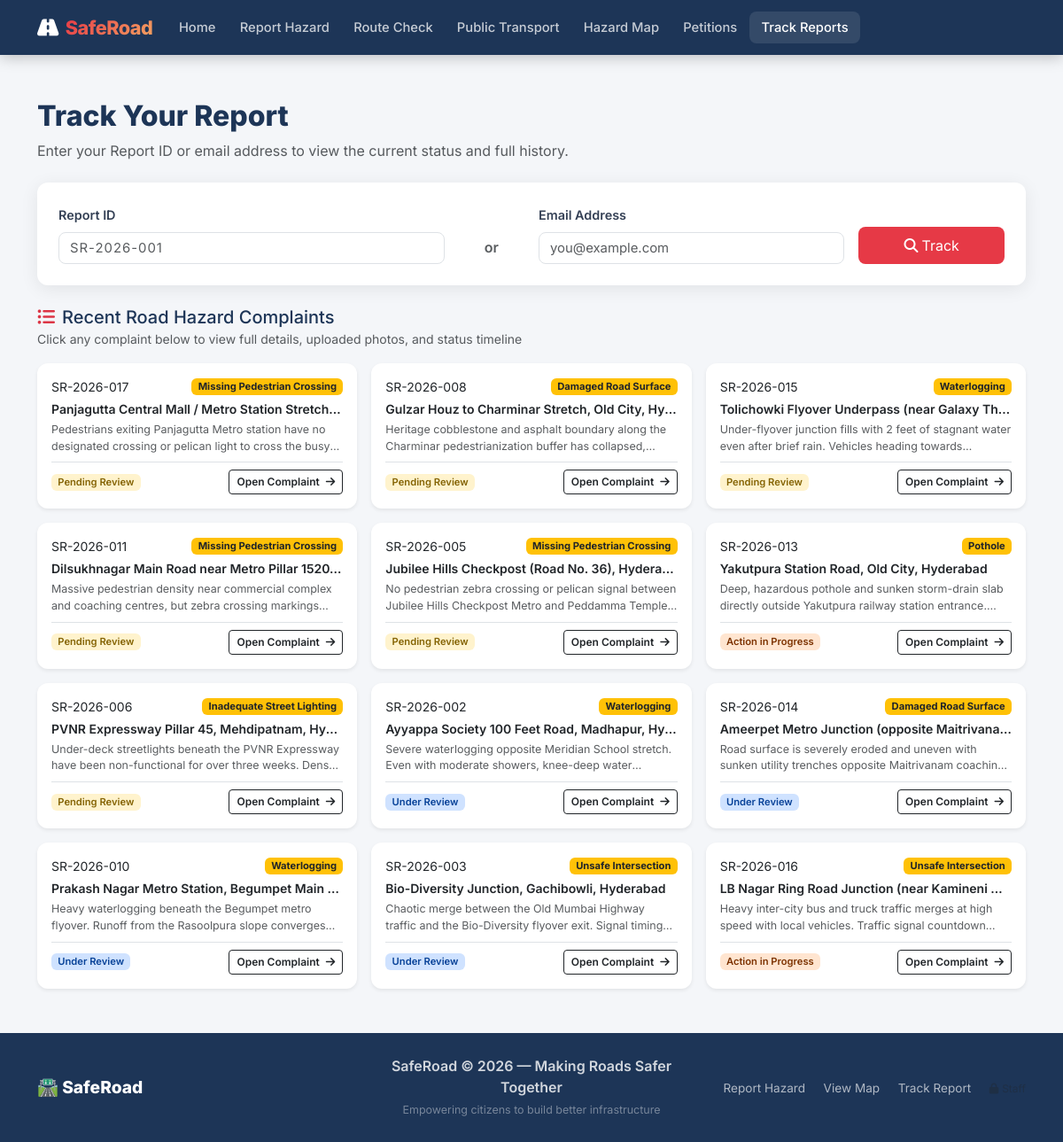
The page /track-report on the database as committed earlier.
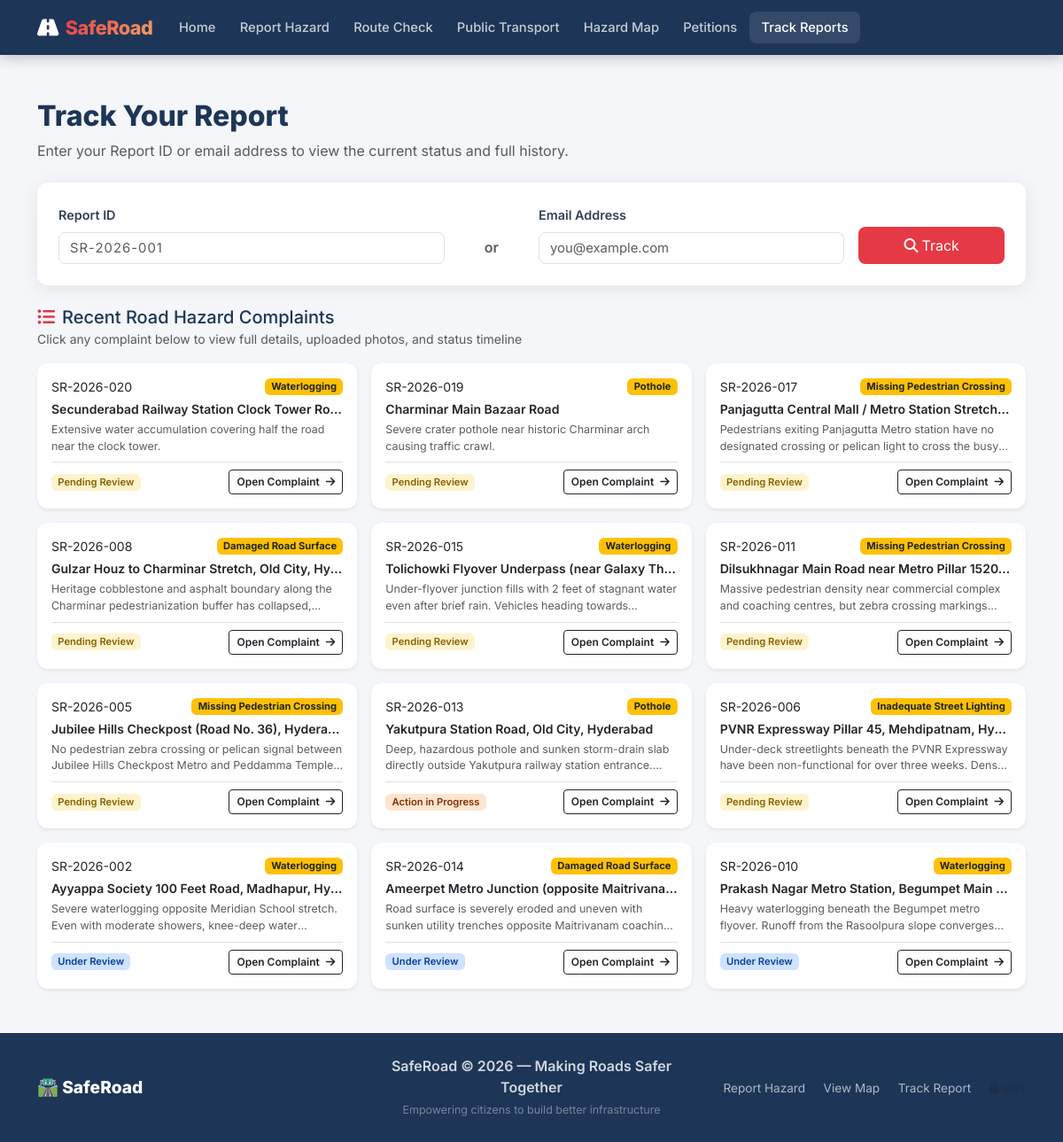
The same page on the database as committed later.
### models.py (models this page shows, shortened)
class Report(db.Model):
    __tablename__ = 'reports'
    id              = db.Column(db.Integer, primary_key=True)
    report_id       = db.Column(db.String(20), unique=True, nullable=False)
    category        = db.Column(db.String(50), nullable=False)
    location_name   = db.Column(db.String(255), nullable=False)
    lat             = db.Column(db.Float, nullable=True)
    lng             = db.Column(db.Float, nullable=True)
    zone_id         = db.Column(db.String(50), nullable=True, default='serilingampally')
    zone_name       = db.Column(db.String(100), nullable=True, default='Serilingampally Zone (West)')
    assigned_officer = db.Column(db.String(150), nullable=True, default='Er. K. V. Rao (Circle Engineer)')
    description     = db.Column(db.Text, nullable=False)
    severity        = db.Column(db.Integer, nullable=False)    # 1 (low) – 5 (extreme)
    image_path      = db.Column(db.String(255), nullable=True) # relative path under static/
    status          = db.Column(db.String(50), default='Pending Review')
    priority_score  = db.Column(db.Integer, default=0)
    priority_level  = db.Column(db.String(10), default='Low')  # Low / Medium / High
    submitter_name  = db.Column(db.String(100), nullable=False)
    submitter_email = db.Column(db.String(150), nullable=False)
    created_at      = db.Column(db.DateTime, default=datetime.utcnow)
    updated_at      = db.Column(db.DateTime, default=datetime.utcnow,
                                onupdate=datetime.utcnow)
    resolution_note = db.Column(db.Text, nullable=True)
    status_history  = db.relationship(
        'StatusHistory', backref='report', lazy=True,
        cascade='all, delete-orphan'
    )
    confirmations   = db.relationship(
        'Confirmation', backref='report', lazy=True,
        cascade='all, delete-orphan'
    )
    @property
    def category_label(self) -> str:
        return dict(HAZARD_CATEGORIES).get(self.category, self.category)

### app.py (the view)
    @app.route('/my-reports')
    @app.route('/my_reports')
    @app.route('/track')
    @app.route('/track-report')
    def my_reports():
        recent_reports = Report.query.order_by(Report.created_at.desc()).limit(12).all()
        return render_template('my_reports.html', recent_reports=recent_reports)

### templates/my_reports.html (shortened to what this page needs)
{% extends "base.html" %}
{% block content %}
<section class="track-page">
  <div class="container-xl">
    <div class="mb-4">
      <h1 class="section-title">Track Your Report</h1>
      <p class="text-muted">Enter your Report ID or email address to view the current status and full history.</p>
    </div>
    <div class="track-search-card card mb-4">
      <div class="card-body p-4">
        <div class="row g-3 align-items-end">
          <div class="col-sm-5">
            <label class="form-label fw-600" for="trackReportId">Report ID</label>
            <input type="text" id="trackReportId" class="form-control"
                   placeholder="SR-2026-001" style="letter-spacing:1px;">
          </div>
          <div class="col-sm-1 text-center d-none d-sm-block">
            <span class="text-muted fw-600" style="line-height:38px;">or</span>
          </div>
          <div class="col-sm-4">
            <label class="form-label fw-600" for="trackEmail">Email Address</label>
            <input type="email" id="trackEmail" class="form-control" placeholder="you@example.com">
          </div>
          <div class="col-sm-2">
            <button id="trackBtn" class="btn w-100 fw-700 py-2"
                    style="background:var(--primary);color:#fff;border-radius:8px;">
              <i class="fa fa-magnifying-glass me-1"></i>Track
            </button>
          </div>
        </div>
      </div>
    </div>
    {% if recent_reports %}
    <div id="recentComplaintsDirectory" class="mt-4">
      <div class="d-flex justify-content-between align-items-center mb-3">
        <div>
          <h5 class="fw-700 mb-0" style="color:var(--dark);"><i class="fa fa-list-ul me-2 text-danger"></i>Recent Road Hazard Complaints</h5>
          <small class="text-muted">Click any complaint below to view full details, uploaded photos, and status timeline</small>
        </div>
      </div>
      <div class="row g-3">
        {% for rr in recent_reports %}
        <div class="col-md-6 col-lg-4">
          <div class="card border-0 shadow-sm h-100" style="border-radius:12px; overflow:hidden;">
            <div class="card-body p-3">
              <div class="d-flex justify-content-between align-items-center mb-1">
                <span class="fw-700 small text-dark">{{ rr.report_id }}</span>
                <span class="badge bg-warning text-dark" style="font-size:0.7rem;">{{ rr.category_label }}</span>
              </div>
              <div class="fw-600 text-dark small mb-1 text-truncate">{{ rr.location_name }}</div>
              <p class="text-muted mb-2" style="font-size:0.78rem;display:-webkit-box;-webkit-line-clamp:2;-webkit-box-orient:vertical;overflow:hidden;">
                {{ rr.description }}
              </p>
              <div class="d-flex justify-content-between align-items-center pt-2 border-top">
                <span class="badge badge-status-{{ rr.status | replace(' ', '_') | lower }}" style="font-size:0.7rem;">{{ rr.status }}</span>
                <a href="{{ url_for('my_reports') }}?report_id={{ rr.report_id }}" class="btn btn-sm btn-outline-dark fw-600" style="font-size:0.75rem;">
                  Open Complaint <i class="fa fa-arrow-right ms-1"></i>
                </a>
              </div>
            </div>
          </div>
        </div>
        {% endfor %}
      </div>
    </div>
    {% endif %}
  </div>
</section>
{% endblock %}

### templates/base.html (shortened to what this page needs)
<!DOCTYPE html>
<html lang="en">
<head>
  <link rel="stylesheet" href="https://cdn.jsdelivr.net/npm/bootstrap@5.3.3/dist/css/bootstrap.min.css" />
  <link rel="stylesheet" href="https://cdnjs.cloudflare.com/ajax/libs/font-awesome/6.5.1/css/all.min.css" />
  <link rel="stylesheet" href="{{ url_for('static', filename='css/style.css') }}" />
</head>
<body>
  <nav class="navbar navbar-expand-lg navbar-dark saferoad-navbar sticky-top">
    <div class="container-xl">
      <a class="navbar-brand fw-800" href="{{ url_for('index') }}">
        <i class="fa fa-road me-2"></i><span class="brand-text">SafeRoad</span>
      </a>
      <div class="collapse navbar-collapse" id="navbarMain">
        <ul class="navbar-nav me-auto mb-2 mb-lg-0">
          <li class="nav-item">
            <a class="nav-link {% if request.endpoint == 'index' %}active{% endif %}"
               href="{{ url_for('index') }}">
              Home
            </a>
          </li>
          <li class="nav-item">
            <a class="nav-link {% if request.endpoint == 'report_hazard' %}active{% endif %}"
               href="{{ url_for('report_hazard') }}">
              Report Hazard
            </a>
          </li>
          <li class="nav-item">
            <a class="nav-link {% if request.endpoint == 'route_safety_page' %}active{% endif %}"
               href="{{ url_for('route_safety_page') }}">
              Route Check
            </a>
          </li>
          <li class="nav-item">
            <a class="nav-link {% if request.endpoint == 'public_transport_page' %}active{% endif %}"
               href="{{ url_for('public_transport_page') }}">
              Public Transport
            </a>
          </li>
          <li class="nav-item">
            <a class="nav-link {% if request.endpoint == 'view_map' %}active{% endif %}"
               href="{{ url_for('view_map') }}">
              Hazard Map
            </a>
          </li>
          <li class="nav-item">
            <a class="nav-link {% if 'petition' in (request.endpoint or '') and 'admin' not in (request.endpoint or '') %}active{% endif %}"
               href="{{ url_for('petitions_list') }}">
              Petitions
            </a>
          </li>
          <li class="nav-item">
            <a class="nav-link {% if request.endpoint == 'my_reports' %}active{% endif %}"
               href="{{ url_for('my_reports') }}">
              Track Reports
            </a>
          </li>
        </ul>
      </div>
    </div>
  </nav>
  <main>
    {% block content %}{% endblock %}
  </main>
  <footer class="saferoad-footer mt-auto">
    <div class="container-xl">
      <div class="row align-items-center gy-3">
        <div class="col-md-4 text-center text-md-start">
          <span class="footer-brand">🛣️ SafeRoad</span>
        </div>
        <div class="col-md-4 text-center">
          <p class="mb-0 fw-600">SafeRoad &copy; 2026 — Making Roads Safer Together</p>
          <small class="text-muted-footer">Empowering citizens to build better infrastructure</small>
        </div>
        <div class="col-md-4 text-center text-md-end">
          <a href="{{ url_for('report_hazard') }}" class="footer-link me-3">Report Hazard</a>
          <a href="{{ url_for('view_map') }}" class="footer-link me-3">View Map</a>
          <a href="{{ url_for('my_reports') }}" class="footer-link me-3">Track Report</a>
          <a href="{{ url_for('admin_login') }}" class="footer-link text-muted opacity-50" style="font-size:0.75rem;"><i class="fa fa-lock me-1"></i>Staff</a>
        </div>
      </div>
    </div>
  </footer>
</body>
</html>

### static/css/style.css (style rules this page uses)
:root { --primary: #e63946; --secondary: #457b9d; --dark: #1d3557; --success: #2a9d8f; --warning: #f4a261; --light-bg: #f8f9fa; --card-shadow: 0 4px 20px rgba(0,0,0,0.08); --card-shadow-hover: 0 8px 32px rgba(0,0,0,0.15); --radius: 12px; --transition: 0.3s ease; }
*, *::before, *::after { box-sizing: border-box; }
html { scroll-behavior: smooth; }
body { font-family: 'Inter', sans-serif; background: #f4f6f9; color: #2d2d2d; display: flex; flex-direction: column; min-height: 100vh; }
.fw-800 { font-weight: 800; }
.fw-600 { font-weight: 600; }
.saferoad-navbar { background: var(--dark) !important; box-shadow: 0 2px 16px rgba(0,0,0,0.25); padding: 0.6rem 0; }
.saferoad-navbar .navbar-brand { font-size: 1.35rem; font-weight: 800; letter-spacing: -0.5px; color: #fff !important; }
.saferoad-navbar .brand-text { background: linear-gradient(135deg, #e63946, #f4a261); -webkit-background-clip: text; -webkit-text-fill-color: transparent; background-clip: text; }
.saferoad-navbar .nav-link { color: rgba(255,255,255,0.75) !important; font-size: 0.92rem; font-weight: 500; padding: 0.45rem 0.85rem !important; border-radius: 8px; transition: color var(--transition), background var(--transition); }
.saferoad-navbar .nav-link:hover, .saferoad-navbar .nav-link.active { color: #fff !important; background: rgba(255,255,255,0.1); }
.section-title { font-size: 2rem; font-weight: 800; color: var(--dark); margin-bottom: 0.5rem; }
.badge-status-pending, .badge-status-pending_review { background: #fff3cd; color: #856404; font-weight: 600; }
.badge-status-under_review { background: #cfe2ff; color: #084298; font-weight: 600; }
.badge-status-in_progress, .badge-status-action_in_progress { background: #ffe5d0; color: #7d3300; font-weight: 600; }
.form-label { font-weight: 600; font-size: 0.9rem; color: #344055; }
.form-control, .form-select { border-radius: 8px; border: 1.5px solid #dee2e6; font-size: 0.93rem; transition: border-color var(--transition), box-shadow var(--transition); }
.track-page { padding: 50px 0; }
.track-search-card { border: none; border-radius: var(--radius); box-shadow: var(--card-shadow); background: #fff; }
.saferoad-footer { background: var(--dark); color: rgba(255,255,255,0.8); padding: 1.6rem 0; margin-top: auto; }
.footer-brand { font-size: 1.2rem; font-weight: 800; color: #fff; }
.footer-link { color: rgba(255,255,255,0.65); text-decoration: none; font-size: 0.85rem; transition: color var(--transition); }
.text-muted-footer { color: rgba(255,255,255,0.4); font-size: 0.78rem; }

Rows that differ between the two databases and show on the page:
no longer on this page (row unchanged): Report: report_id "SR-2026-003", category_label "Unsafe Intersection", location_name "Bio-Diversity Junction, Gachibowli, Hyderabad", description "Chaotic merge between the Old Mumbai Highway traffic and the Bio-Diversity flyover exit. Signal…", status "Under Review"
no longer on this page (row unchanged): Report: report_id "SR-2026-016", category_label "Unsafe Intersection", location_name "LB Nagar Ring Road Junction (near Kamineni…", description "Heavy inter-city bus and truck traffic merges at high speed with local vehicles. Traffic signal…", status "Action in Progress"
added Report: report_id "SR-2026-020", category_label "Waterlogging", location_name "Secunderabad Railway Station Clock Tower Ro…", description "Extensive water accumulation covering half the road near the clock tower.", status "Pending Review"
added Report: report_id "SR-2026-019", category_label "Pothole", location_name "Charminar Main Bazaar Road", description "Severe crater pothole near historic Charminar arch causing traffic crawl.", status "Pending Review"
